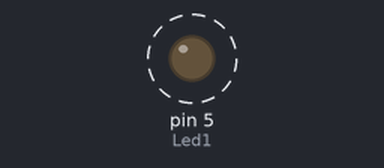
This sketch was run on a simulated Arduino Uno, built with avr-gcc and run on an emulated ATmega328P. Shown: output pins drawn as LEDs (lit = HIGH). Dashed ring = blinking.

Above: at 0.2 s.
Timing chart, 0 to 3.0 s (numbered marks = the images above):
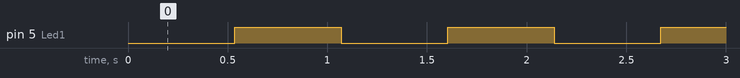

Measured:
- by itself, pin 5 (Led1): alternates HIGH for 0.53 s and LOW for 0.53 s

The sketch:

map.ino
```cpp
// (licence header left out)
#define Led1 5 // on at 0
#define Led1Toggle digitalWrite (Led1, !digitalRead (Led1))


void setup() {
  pinMode (Led1, OUTPUT);

}
int cnt, y;
void loop () {
  cnt = 0;
  while (cnt++ < 10000) {
    y = map (500,240,680,32,35) ;
  }
  Led1Toggle;
}
```
